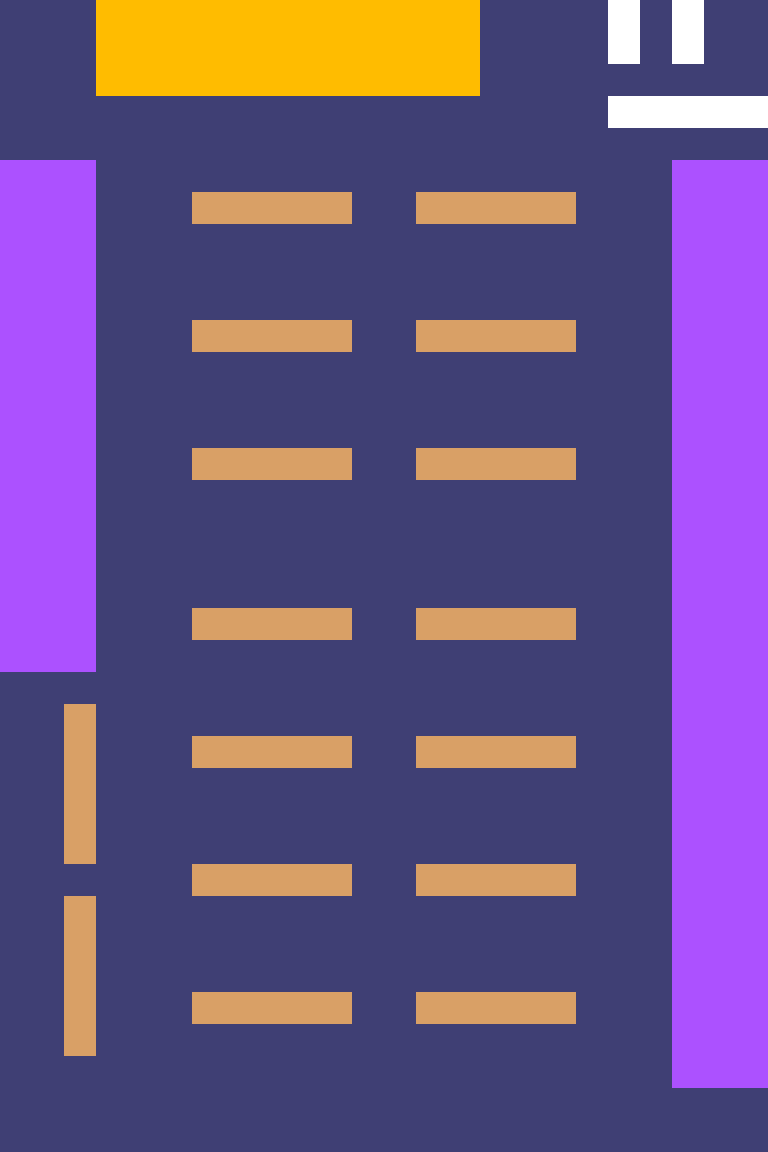

A level layout from a 2D game, rendered from its tile map. Below: a short description, then the map file with its tile-grid data intact:
An orthogonal 24x36 tile map with 32x32 px tiles, 2 tile layers (Background, ConsistentObjects) and 23 objects.

<map version="1.4" tiledversion="1.4.3" orientation="orthogonal" renderorder="right-down" width="24" height="36" tilewidth="32" tileheight="32" infinite="0" nextlayerid="4" nextobjectid="24">
 <properties>
  <property name="BlackDogSpawnX" type="int" value="0" />
  <property name="BlackDogSpawnY" type="int" value="0" />
  <property name="mcOrderH" type="int" value="2" />
  <property name="mcOrderW" type="int" value="6" />
  <property name="mcOrderX" type="float" value="10.5" />
  <property name="mcOrderY" type="float" value="31.5" />
  <property name="playerSpawnX" type="int" value="12" />
  <property name="playerSpawnY" type="int" value="0" />
  <property name="tunnelEntranceX" type="int" value="24" />
  <property name="tunnelEntranceY" type="int" value="35" />
 </properties>
 <tileset firstgid="1" source="XiaoChiBu_Tileset_Beta.tsx" />
 <layer id="1" name="Background" width="24" height="36">
  <data encoding="csv">
1,1,1,1,1,1,1,1,1,1,1,1,1,1,1,1,1,1,1,1,1,1,1,1,
1,1,1,1,1,1,1,1,1,1,1,1,1,1,1,1,1,1,1,1,1,1,1,1,
1,1,1,1,1,1,1,1,1,1,1,1,1,1,1,1,1,1,1,1,1,1,1,1,
1,1,1,1,1,1,1,1,1,1,1,1,1,1,1,1,1,1,1,1,1,1,1,1,
1,1,1,1,1,1,1,1,1,1,1,1,1,1,1,1,1,1,1,1,1,1,1,1,
1,1,1,1,1,1,1,1,1,1,1,1,1,1,1,1,1,1,1,1,1,1,1,1,
1,1,1,1,1,1,1,1,1,1,1,1,1,1,1,1,1,1,1,1,1,1,1,1,
1,1,1,1,1,1,1,1,1,1,1,1,1,1,1,1,1,1,1,1,1,1,1,1,
1,1,1,1,1,1,1,1,1,1,1,1,1,1,1,1,1,1,1,1,1,1,1,1,
1,1,1,1,1,1,1,1,1,1,1,1,1,1,1,1,1,1,1,1,1,1,1,1,
1,1,1,1,1,1,1,1,1,1,1,1,1,1,1,1,1,1,1,1,1,1,1,1,
1,1,1,1,1,1,1,1,1,1,1,1,1,1,1,1,1,1,1,1,1,1,1,1,
1,1,1,1,1,1,1,1,1,1,1,1,1,1,1,1,1,1,1,1,1,1,1,1,
1,1,1,1,1,1,1,1,1,1,1,1,1,1,1,1,1,1,1,1,1,1,1,1,
1,1,1,1,1,1,1,1,1,1,1,1,1,1,1,1,1,1,1,1,1,1,1,1,
1,1,1,1,1,1,1,1,1,1,1,1,1,1,1,1,1,1,1,1,1,1,1,1,
1,1,1,1,1,1,1,1,1,1,1,1,1,1,1,1,1,1,1,1,1,1,1,1,
1,1,1,1,1,1,1,1,1,1,1,1,1,1,1,1,1,1,1,1,1,1,1,1,
1,1,1,1,1,1,1,1,1,1,1,1,1,1,1,1,1,1,1,1,1,1,1,1,
1,1,1,1,1,1,1,1,1,1,1,1,1,1,1,1,1,1,1,1,1,1,1,1,
1,1,1,1,1,1,1,1,1,1,1,1,1,1,1,1,1,1,1,1,1,1,1,1,
1,1,1,1,1,1,1,1,1,1,1,1,1,1,1,1,1,1,1,1,1,1,1,1,
1,1,1,1,1,1,1,1,1,1,1,1,1,1,1,1,1,1,1,1,1,1,1,1,
1,1,1,1,1,1,1,1,1,1,1,1,1,1,1,1,1,1,1,1,1,1,1,1,
1,1,1,1,1,1,1,1,1,1,1,1,1,1,1,1,1,1,1,1,1,1,1,1,
1,1,1,1,1,1,1,1,1,1,1,1,1,1,1,1,1,1,1,1,1,1,1,1,
1,1,1,1,1,1,1,1,1,1,1,1,1,1,1,1,1,1,1,1,1,1,1,1,
1,1,1,1,1,1,1,1,1,1,1,1,1,1,1,1,1,1,1,1,1,1,1,1,
1,1,1,1,1,1,1,1,1,1,1,1,1,1,1,1,1,1,1,1,1,1,1,1,
1,1,1,1,1,1,1,1,1,1,1,1,1,1,1,1,1,1,1,1,1,1,1,1,
1,1,1,1,1,1,1,1,1,1,1,1,1,1,1,1,1,1,1,1,1,1,1,1,
1,1,1,1,1,1,1,1,1,1,1,1,1,1,1,1,1,1,1,1,1,1,1,1,
1,1,1,1,1,1,1,1,1,1,1,1,1,1,1,1,1,1,1,1,1,1,1,1,
1,1,1,1,1,1,1,1,1,1,1,1,1,1,1,1,1,1,1,1,1,1,1,1,
1,1,1,1,1,1,1,1,1,1,1,1,1,1,1,1,1,1,1,1,1,1,1,1,
1,1,1,1,1,1,1,1,1,1,1,1,1,1,1,1,1,1,1,1,1,1,1,1
</data>
 </layer>
 <layer id="2" name="ConsistentObjects" width="24" height="36">
  <data encoding="csv">
0,0,0,2,2,2,2,2,2,2,2,2,2,2,2,0,0,0,0,4,0,4,0,0,
0,0,0,2,2,2,2,2,2,2,2,2,2,2,2,0,0,0,0,4,0,4,0,0,
0,0,0,2,2,2,2,2,2,2,2,2,2,2,2,0,0,0,0,0,0,0,0,0,
0,0,0,0,0,0,0,0,0,0,0,0,0,0,0,0,0,0,0,4,4,4,4,4,
0,0,0,0,0,0,0,0,0,0,0,0,0,0,0,0,0,0,0,0,0,0,0,0,
6,6,6,0,0,0,0,0,0,0,0,0,0,0,0,0,0,0,0,0,0,6,6,6,
6,6,6,0,0,0,5,5,5,5,5,0,0,5,5,5,5,5,0,0,0,6,6,6,
6,6,6,0,0,0,0,0,0,0,0,0,0,0,0,0,0,0,0,0,0,6,6,6,
6,6,6,0,0,0,0,0,0,0,0,0,0,0,0,0,0,0,0,0,0,6,6,6,
6,6,6,0,0,0,0,0,0,0,0,0,0,0,0,0,0,0,0,0,0,6,6,6,
6,6,6,0,0,0,5,5,5,5,5,0,0,5,5,5,5,5,0,0,0,6,6,6,
6,6,6,0,0,0,0,0,0,0,0,0,0,0,0,0,0,0,0,0,0,6,6,6,
6,6,6,0,0,0,0,0,0,0,0,0,0,0,0,0,0,0,0,0,0,6,6,6,
6,6,6,0,0,0,0,0,0,0,0,0,0,0,0,0,0,0,0,0,0,6,6,6,
6,6,6,0,0,0,5,5,5,5,5,0,0,5,5,5,5,5,0,0,0,6,6,6,
6,6,6,0,0,0,0,0,0,0,0,0,0,0,0,0,0,0,0,0,0,6,6,6,
6,6,6,0,0,0,0,0,0,0,0,0,0,0,0,0,0,0,0,0,0,6,6,6,
6,6,6,0,0,0,0,0,0,0,0,0,0,0,0,0,0,0,0,0,0,6,6,6,
6,6,6,0,0,0,0,0,0,0,0,0,0,0,0,0,0,0,0,0,0,6,6,6,
6,6,6,0,0,0,5,5,5,5,5,0,0,5,5,5,5,5,0,0,0,6,6,6,
6,6,6,0,0,0,0,0,0,0,0,0,0,0,0,0,0,0,0,0,0,6,6,6,
0,0,0,0,0,0,0,0,0,0,0,0,0,0,0,0,0,0,0,0,0,6,6,6,
0,0,5,0,0,0,0,0,0,0,0,0,0,0,0,0,0,0,0,0,0,6,6,6,
0,0,5,0,0,0,5,5,5,5,5,0,0,5,5,5,5,5,0,0,0,6,6,6,
0,0,5,0,0,0,0,0,0,0,0,0,0,0,0,0,0,0,0,0,0,6,6,6,
0,0,5,0,0,0,0,0,0,0,0,0,0,0,0,0,0,0,0,0,0,6,6,6,
0,0,5,0,0,0,0,0,0,0,0,0,0,0,0,0,0,0,0,0,0,6,6,6,
0,0,0,0,0,0,5,5,5,5,5,0,0,5,5,5,5,5,0,0,0,6,6,6,
0,0,5,0,0,0,0,0,0,0,0,0,0,0,0,0,0,0,0,0,0,6,6,6,
0,0,5,0,0,0,0,0,0,0,0,0,0,0,0,0,0,0,0,0,0,6,6,6,
0,0,5,0,0,0,0,0,0,0,0,0,0,0,0,0,0,0,0,0,0,6,6,6,
0,0,5,0,0,0,5,5,5,5,5,0,0,5,5,5,5,5,0,0,0,6,6,6,
0,0,5,0,0,0,0,0,0,0,0,0,0,0,0,0,0,0,0,0,0,6,6,6,
0,0,0,0,0,0,0,0,0,0,0,0,0,0,0,0,0,0,0,0,0,6,6,6,
0,0,0,0,0,0,0,0,0,0,0,0,0,0,0,0,0,0,0,0,0,0,0,0,
0,0,0,0,0,0,0,0,0,0,0,0,0,0,0,0,0,0,0,0,0,0,0,0
</data>
 </layer>
 <objectgroup id="3" name="ConsistentCollider">
  <object id="1" x="0" y="160" width="96" height="512" />
  <object id="2" x="672" y="160" width="96" height="928" />
  <object id="3" x="96" y="0" width="384" height="96" />
  <object id="4" x="192" y="192" width="160" height="32" />
  <object id="5" x="416" y="192" width="160" height="32" />
  <object id="6" x="416" y="320" width="160" height="32" />
  <object id="7" x="192" y="320" width="160" height="32" />
  <object id="8" x="192" y="448" width="160" height="32" />
  <object id="9" x="416" y="448" width="160" height="32" />
  <object id="10" x="192" y="608" width="160" height="32" />
  <object id="11" x="416" y="608" width="160" height="32" />
  <object id="12" x="416" y="736" width="160" height="32" />
  <object id="13" x="416" y="864" width="160" height="32" />
  <object id="14" x="416" y="992" width="160" height="32" />
  <object id="15" x="192" y="736" width="160" height="32" />
  <object id="16" x="192" y="864" width="160" height="32" />
  <object id="17" x="192" y="992" width="160" height="32" />
  <object id="18" x="64" y="704" width="32" height="160" />
  <object id="19" x="64" y="896" width="32" height="160" />
  <object id="20" x="608" y="0" width="32" height="64" />
  <object id="21" x="672" y="0" width="32" height="64" />
  <object id="22" x="608" y="96" width="160" height="32" />
  <object id="23" x="992" y="160" />
 </objectgroup>
</map>
